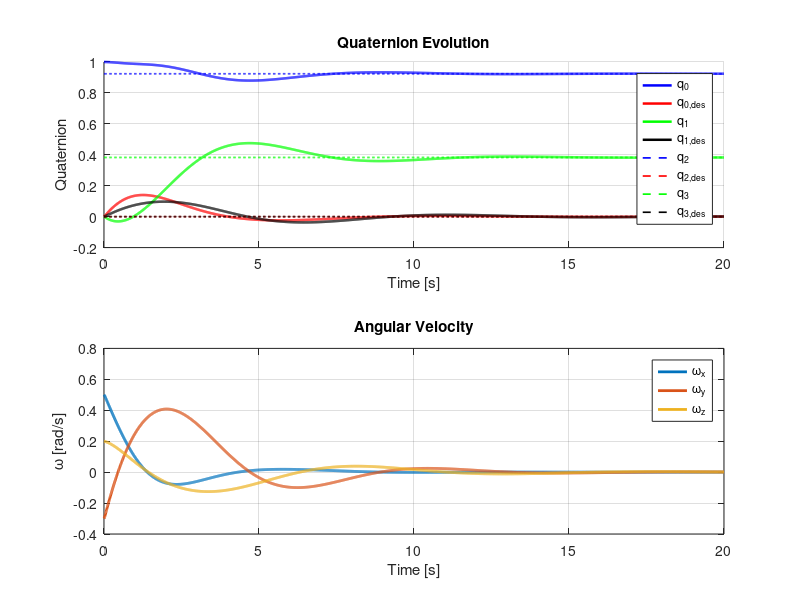
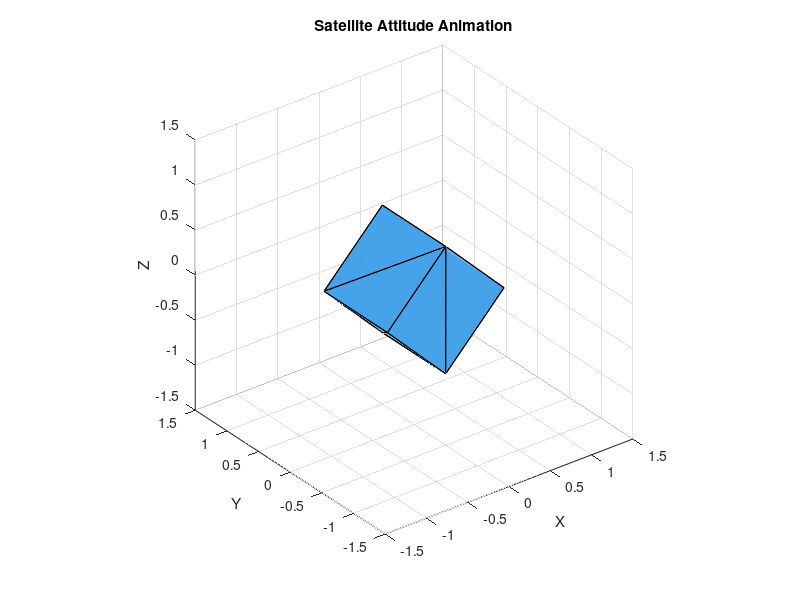

The MATLAB script that drew these images, in order:
% © Sunay Neelimathara
clear;
clc;
close all;

function qout = quatmultiply(q,r)
    w0 = q(1);
    x0 = q(2);
    y0 = q(3);
    z0 = q(4);
    w1 = r(1);
    x1 = r(2);
    y1 = r(3);
    z1 = r(4);
    qout = [w0*w1 - x0*x1 - y0*y1 - z0*z1;
            w0*x1 + x0*w1 + y0*z1 - z0*y1;
            w0*y1 - x0*z1 + y0*w1 + z0*x1;
            w0*z1 + x0*y1 - y0*x1 + z0*w1];
end

function qout = quatconj(q)
    qout = [q(1); -q(2:4)];
end

function R = quat2dcm(q)
    q = q';
    w = q(1);
    x = q(2);
    y = q(3);
    z = q(4);
    R = [1-2*(y^2+z^2), 2*(x*y - z*w), 2*(x*z+y*w);
         2*(x*y+z*w), 1-2*(x^2+z^2), 2*(y*z - x*w);
         2*(x*z-y*w), 2*(y*z+x*w), 1-2*(x^2+y^2)];
end

function drawSat(R)
    [X,Y,Z] = ndgrid([-0.5 0.5],[-0.5 0.5],[-0.5 0.5]);
    verts = [X(:) Y(:) Z(:)];
    verts = (R * verts')';
    K = convhull(verts);
    patch('Vertices',verts,'Faces',K,'FaceColor',[0.2 0.6 0.9],'FaceAlpha',0.7);
end

% Initial Conditions
I = diag([10, 15, 20]);
invI = inv(I);
q = [1; 0; 0; 0];
q_desired = [cos(pi/8); 0; sin(pi/8); 0];
omega = [0.5; -0.3; 0.2];

% PD Control gains
Kp = 20;
Kd = 10;

% Simulation settings
dt = 0.01;
T = 20;
N = T/dt;
time = zeros(1,N);
q_f = zeros(4,N);
omega_f = zeros(3,N);

q_f(:,1) = q; omega_f(:,1) = omega;

% Loop
for k = 1:N-1
    % Compute error quaternion (q_err = q_desired^-1*q)
    q_err = quatmultiply(quatconj(q_desired), q);

    % <PD control law>
    % --------------
    % tau = -Kp*q - Kd*w
    % --------------
    tau = -Kp*q_err(2:4) - Kd*omega;

    % <Dynamics>
    % I*dw/dt + crossproduct(w, (I*w)) = tau
    % Rearranged:
    % dw = inv(I)*(tau - crossproduct(w, I*w))
    domega = invI*(tau - cross(omega, I*omega));
    omega = omega + domega*dt;

    % <Quaternion kinematics>
    % capOmega should match:
    % [0   -wx  -wy  -wz
    %  wx    0   wz  -wy
    %  wy  -wz    0   wx
    %  wz   wy  -wx    0]
    capOmega = [0 -omega(1) -omega(2) -omega(3);
             omega(1) 0 omega(3) -omega(2);
             omega(2) -omega(3) 0 omega(1);
             omega(3) omega(2) -omega(1) 0];
    q = q + 0.5*capOmega*q*dt;
    q = q/norm(q);
    q_f(:,k+1) = q;
    omega_f(:,k+1) = omega;
    time(k+1) = (k+1)*dt;
end

% Stuff for plots
q_f = q_f';
q_desired_1 = (q_desired(1)*ones(length(time),1))';
q_desired_2 = (q_desired(2)*ones(length(time),1))';
q_desired_3 = (q_desired(3)*ones(length(time),1))';
q_desired_4 = (q_desired(4)*ones(length(time),1))';

% Plot results
% Quaternion Evolution Plot
figure(1); clf;
subplot(2,1,1);
hold on;
plot(time, q_f(:,1), 'b-', 'LineWidth', 1.8);
plot(time, q_f(:,2), 'r-', 'LineWidth', 1.8);
plot(time, q_f(:,3), 'g-', 'LineWidth', 1.8);
plot(time, q_f(:,4), 'k-', 'LineWidth', 1.8);
plot(time, q_desired_1, 'b--', 'LineWidth', 1.2);
plot(time, q_desired_2, 'r--', 'LineWidth', 1.2);
plot(time, q_desired_3, 'g--', 'LineWidth', 1.2);
plot(time, q_desired_4, 'k--', 'LineWidth', 1.2);
xlabel('Time [s]');
ylabel('Quaternion');
legend('q_0','q_{0,des}', ...
       'q_1','q_{1,des}', ...
       'q_2','q_{2,des}', ...
       'q_3','q_{3,des}');
title('Quaternion Evolution');
grid on;
hold off;

subplot(2,1,2);
plot(time, omega_f, 'LineWidth', 2);
xlabel('Time [s]'); ylabel('\omega [rad/s]');
legend('\omega_x','\omega_y','\omega_z');
title('Angular Velocity');
grid on;

% Cubesat Animation
figure(2);
clf;
axis equal;
grid on;
hold on;
xlabel('X');
ylabel('Y');
zlabel('Z');
view(3);
xlim([-1.5 1.5]);
ylim([-1.5 1.5]);
zlim([-1.5 1.5]);
title('Satellite Attitude Animation');

for k = 1:20:N
    cla;
    qk = q_f(k,:)';
    R = quat2dcm(qk);
    drawSat(R);
    quiver3(0,0,0,0,1,0,'g','LineWidth',2,'MaxHeadSize',0.5);

    pause(0.05);
end
